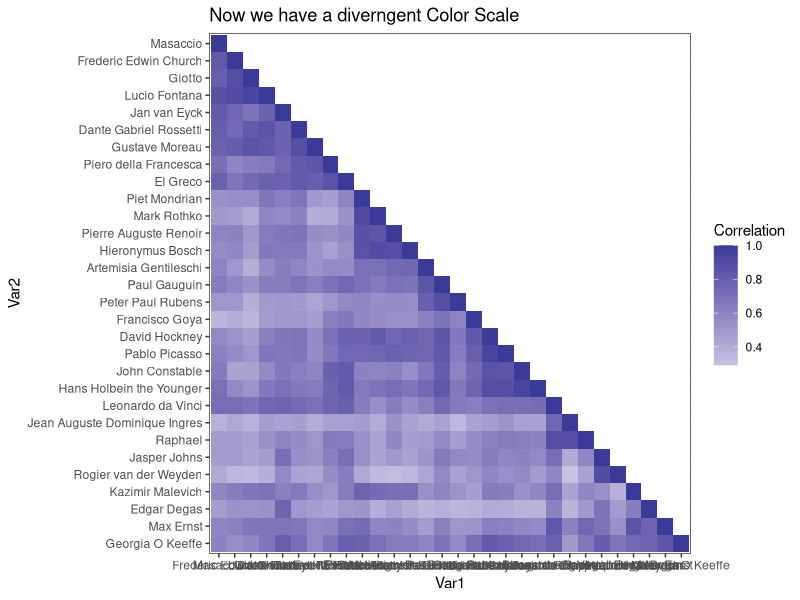
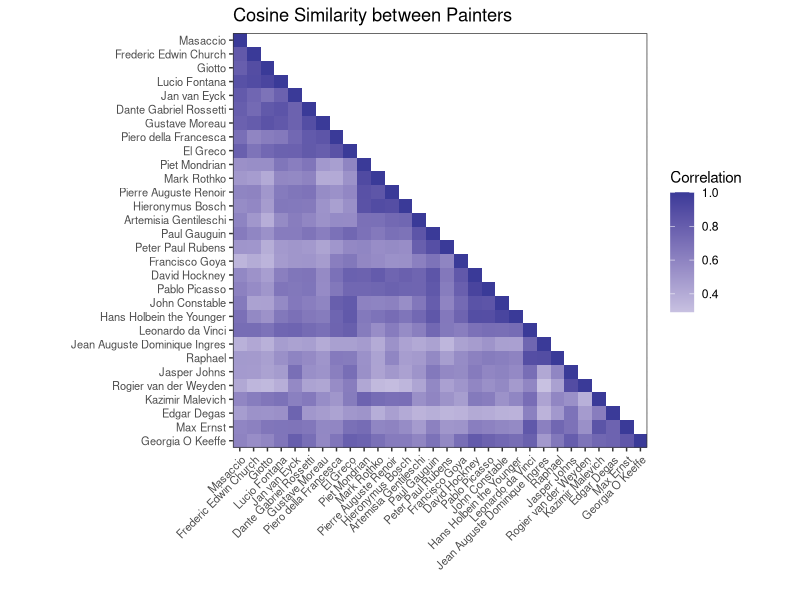
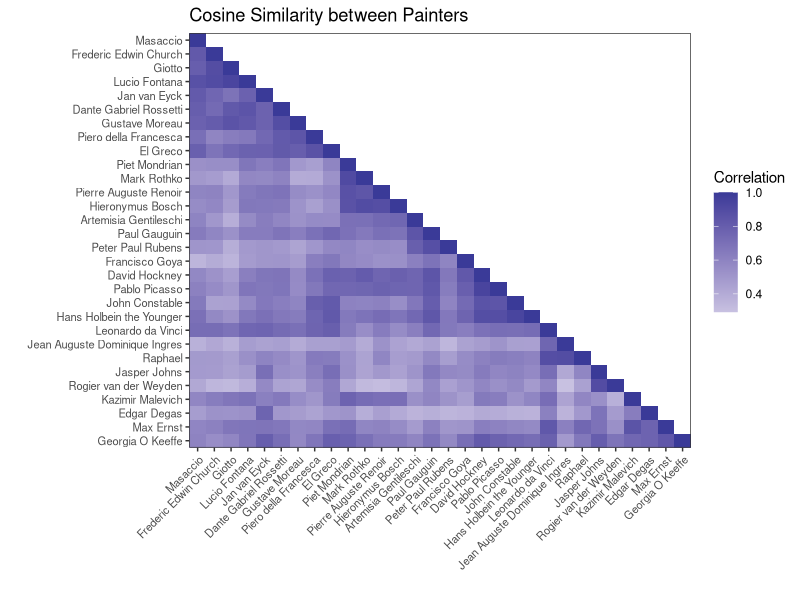
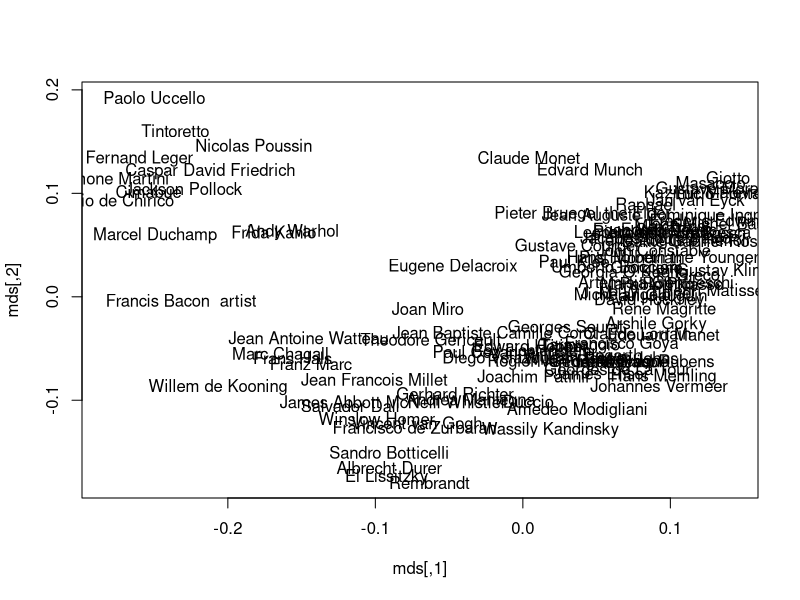
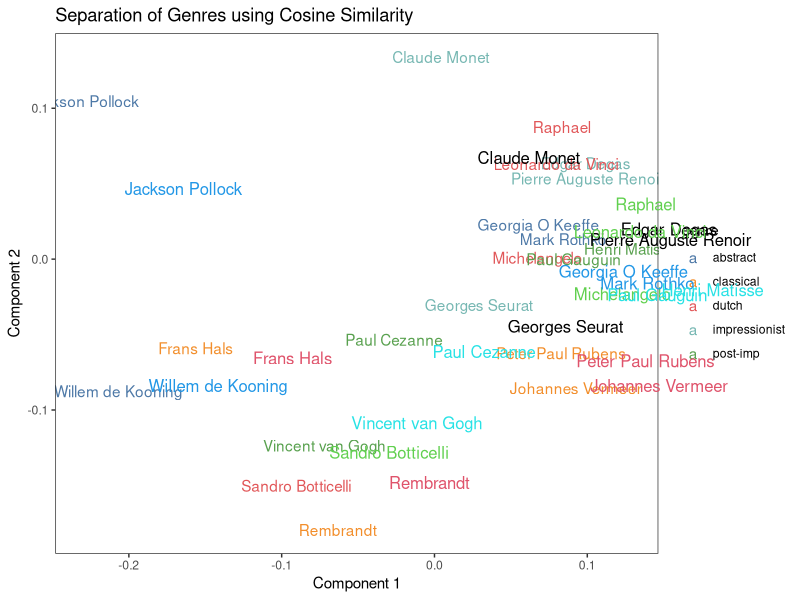
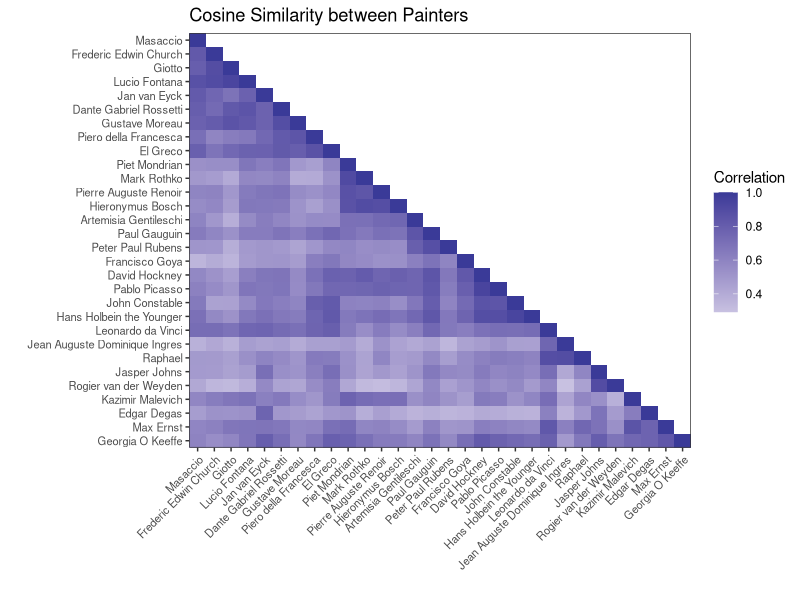
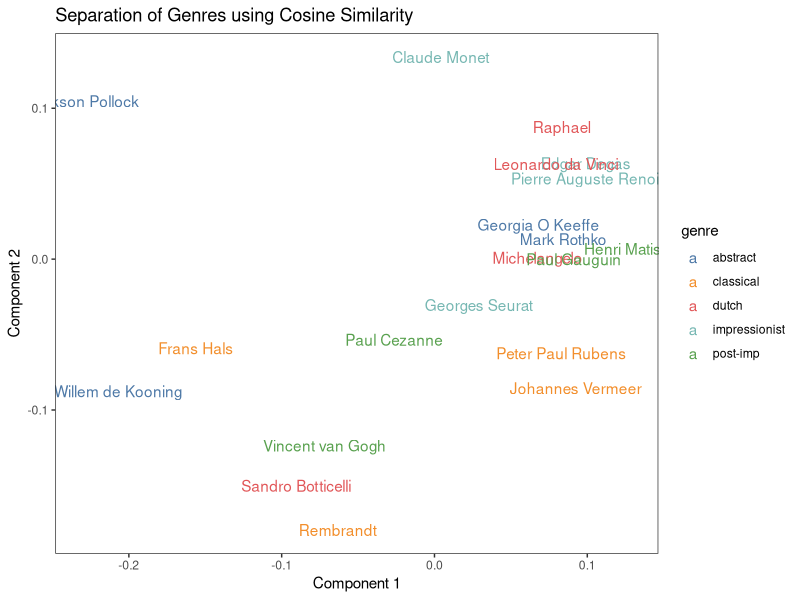

Here is the R script that generated these plots, in order:
library(reshape2)
library(ggplot2)
library(ggthemes)

# set up ggplot theme
theme_set(theme_bw())
theme_update(legend.background = element_rect(colour="transparent", fill="transparent"),
	panel.grid.major = element_blank(),
	panel.grid.minor = element_blank()
)
corr <- read.csv("corr.csv")
corr <- as.matrix(corr)
colnames(corr) <- gsub("\\.", " ", colnames(corr))
rownames(corr) <- colnames(corr)
hc <- hclust(as.dist(exp(-corr)), 'ave')
perm <- hc$order
sub <- 31:60
corr.30 <- corr[perm[sub], perm[sub]]

corr.30[upper.tri(corr.30,diag=F)]<-NA #We only want to plot 1/2 the matrix

pd<-melt(t(corr.30),value.name='Correlation')

pd$Var2 <- factor(as.character(pd$Var2), levels=rev(as.character(levels(pd$Var1))))

p<-ggplot(data=pd,aes(x=Var1,y=Var2,fill=Correlation,label=Correlation))+geom_raster()
p<-p+geom_raster()+theme_bw()+labs(title='The Raw Plot')

p<-p+scale_fill_gradient2(name='Correlation',na.value='white') #create a diverging color gradient
p+labs(title='Now we have a diverngent Color Scale')

p<-p+theme(panel.border=element_rect(colour=NULL,fill=NULL),panel.grid.major=element_line(colour=NULL),axis.text=element_text(size=8),axis.text.x=element_text(size=8,angle=45, hjust = 1))

p<-p+scale_x_discrete(expand=c(0,0))+scale_y_discrete(expand=c(0,0))

p<-p+labs(x='',y='',title='Cosine Similarity between Painters')
p+coord_equal()

print(p)
ggsave(filename = "~/Dropbox/Slides/Insight/figure/similarity.png", width=7, height = 6)


## comparing three schools of painters

impressionist = c("Claude Monet", "Pierre Auguste Renoir", "Edgar Degas", "Georges Seurat")

classical= c("Raphael", "Sandro Botticelli", "Leonardo da Vinci", "Michelangelo")

dutch = c("Rembrandt", "Johannes Vermeer", "Peter Paul Rubens", "Frans Hals")

abstract= c("Mark Rothko", "Jackson Pollock", "Willem de Kooning", "Georgia O Keeffe")

post = c("Paul Cezanne", "Vincent van Gogh", "Paul Gauguin", "Henri Matisse")

index = match(c(impressionist, dutch, classical, abstract, post), rownames(corr))

index.impressionist = match(impressionist, rownames(corr))
index.classical = match(classical, rownames(corr))
index.dutch = match(dutch, rownames(corr))
index.abstract = match(abstract, rownames(corr))
index.post = match(post, rownames(corr))

corr.impressionist <- corr[index.impressionist, index.impressionist]
corr.classical <- corr[index.classical, index.classical]
corr.dutch <- corr[index.dutch, index.dutch]
corr.post <- corr[index.post, index.post]
corr.abstract <- corr[index.abstract, index.abstract]

mds <- cmdscale(as.dist((1-corr)/2))
plot(mds, type="n")
text(mds, labels=rownames(mds))
pdata=as.data.frame(mds[index, ])
colnames(pdata) <- c("x", "y")
pdata['label'] <- rownames(pdata)
pdata['genre'] <- rep(c("impressionist", "classical", "dutch", "abstract", 'post-imp'), rep(4, 5))

p <- ggplot(data=pdata, aes(x=x, y=y, label=label, color=genre))
p <- p + geom_text() + labs(x="Component 1", y="Component 2", title="Separation of Genres using Cosine Similarity") + scale_color_tableau()
print(p)
ggsave(filename = "~/Dropbox/Slides/Insight/figure/separation.png", width=7, height = 5)
text(mds[index, ], labels=rownames(mds[index, ]), col=rep(1:5, rep(4,5)))
